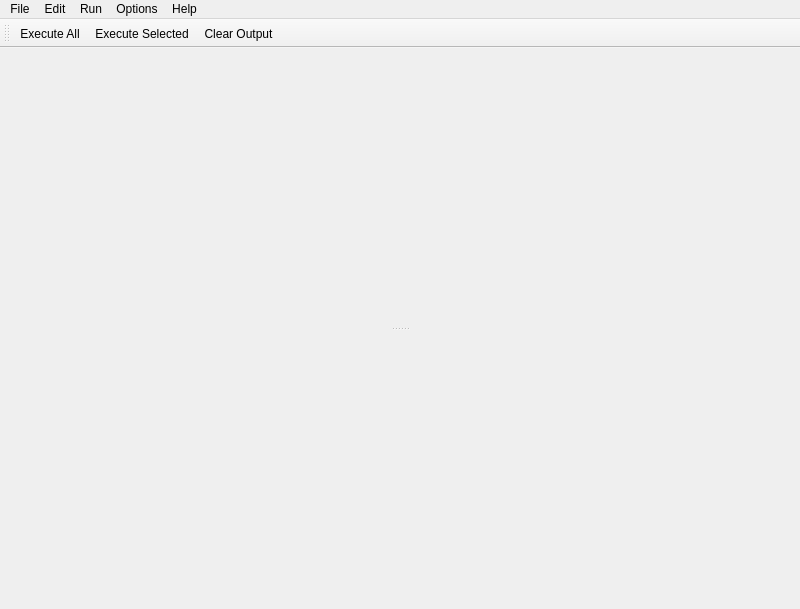
<?xml version="1.0" encoding="UTF-8"?>
<ui version="4.0">
 <class>scriptEditor</class>
 <widget class="QMainWindow" name="scriptEditor">
  <property name="geometry">
   <rect>
    <x>0</x>
    <y>0</y>
    <width>800</width>
    <height>609</height>
   </rect>
  </property>
  <property name="windowTitle">
   <string>MainWindow</string>
  </property>
  <widget class="QWidget" name="centralwidget">
   <layout class="QVBoxLayout" name="verticalLayout_2">
    <property name="spacing">
     <number>0</number>
    </property>
    <property name="margin">
     <number>0</number>
    </property>
    <item>
     <widget class="QFrame" name="frame_2">
      <property name="frameShape">
       <enum>QFrame::NoFrame</enum>
      </property>
      <property name="frameShadow">
       <enum>QFrame::Raised</enum>
      </property>
      <layout class="QVBoxLayout" name="verticalLayout">
       <property name="margin">
        <number>3</number>
       </property>
       <item>
        <widget class="QSplitter" name="splitter">
         <property name="orientation">
          <enum>Qt::Vertical</enum>
         </property>
         <widget class="QWidget" name="verticalLayoutWidget">
          <layout class="QVBoxLayout" name="out_ly"/>
         </widget>
         <widget class="QWidget" name="verticalLayoutWidget_2">
          <layout class="QVBoxLayout" name="in_ly"/>
         </widget>
        </widget>
       </item>
      </layout>
     </widget>
    </item>
   </layout>
  </widget>
  <widget class="QMenuBar" name="menubar">
   <property name="geometry">
    <rect>
     <x>0</x>
     <y>0</y>
     <width>800</width>
     <height>21</height>
    </rect>
   </property>
   <widget class="QMenu" name="file_menu">
    <property name="tearOffEnabled">
     <bool>true</bool>
    </property>
    <property name="title">
     <string>File</string>
    </property>
    <addaction name="saveSeccion_act"/>
    <addaction name="save_act"/>
    <addaction name="saveAs_act"/>
    <addaction name="load_act"/>
   </widget>
   <widget class="QMenu" name="help_menu">
    <property name="tearOffEnabled">
     <bool>true</bool>
    </property>
    <property name="title">
     <string>Help</string>
    </property>
    <addaction name="openManual_act"/>
    <addaction name="shortcuts_act"/>
    <addaction name="donate_act"/>
    <addaction name="separator"/>
    <addaction name="printHelp_act"/>
    <addaction name="about_act"/>
   </widget>
   <widget class="QMenu" name="tools_menu">
    <property name="tearOffEnabled">
     <bool>true</bool>
    </property>
    <property name="title">
     <string>Edit</string>
    </property>
    <addaction name="undo_act"/>
    <addaction name="redo_act"/>
    <addaction name="separator"/>
    <addaction name="copy_act"/>
    <addaction name="cut_act"/>
    <addaction name="paste_act"/>
    <addaction name="separator"/>
    <addaction name="tabToSpaces_act"/>
    <addaction name="moveLineUp_act"/>
    <addaction name="moveLineDown_act"/>
    <addaction name="comment_cat"/>
    <addaction name="add_quotes_act"/>
    <addaction name="separator"/>
    <addaction name="find_act"/>
    <addaction name="gotoLine_act"/>
   </widget>
   <widget class="QMenu" name="options_menu">
    <property name="tearOffEnabled">
     <bool>true</bool>
    </property>
    <property name="title">
     <string>Options</string>
    </property>
    <widget class="QMenu" name="theme_menu">
     <property name="tearOffEnabled">
      <bool>true</bool>
     </property>
     <property name="title">
      <string>Theme</string>
     </property>
     <addaction name="editTheme_act"/>
     <addaction name="separator"/>
    </widget>
    <addaction name="theme_menu"/>
    <addaction name="settingsFile_act"/>
   </widget>
   <widget class="QMenu" name="run_menu">
    <property name="tearOffEnabled">
     <bool>true</bool>
    </property>
    <property name="title">
     <string>Run</string>
    </property>
    <addaction name="execAll_act"/>
    <addaction name="execSel_act"/>
    <addaction name="clearHistory_act"/>
   </widget>
   <addaction name="file_menu"/>
   <addaction name="tools_menu"/>
   <addaction name="run_menu"/>
   <addaction name="options_menu"/>
   <addaction name="help_menu"/>
  </widget>
  <widget class="QToolBar" name="toolBar">
   <property name="windowTitle">
    <string>toolBar</string>
   </property>
   <attribute name="toolBarArea">
    <enum>TopToolBarArea</enum>
   </attribute>
   <attribute name="toolBarBreak">
    <bool>false</bool>
   </attribute>
   <addaction name="execAll_act"/>
   <addaction name="execSel_act"/>
   <addaction name="clearHistory_act"/>
  </widget>
  <action name="clearHistory_act">
   <property name="text">
    <string>Clear Output</string>
   </property>
  </action>
  <action name="save_act">
   <property name="text">
    <string>Save Script</string>
   </property>
  </action>
  <action name="saveAs_act">
   <property name="text">
    <string>Save script as</string>
   </property>
  </action>
  <action name="load_act">
   <property name="text">
    <string>Load Script</string>
   </property>
  </action>
  <action name="exit_act">
   <property name="text">
    <string>Exit</string>
   </property>
  </action>
  <action name="openManual_act">
   <property name="text">
    <string>Manual</string>
   </property>
  </action>
  <action name="quickHelp_act">
   <property name="text">
    <string>Quick Help</string>
   </property>
  </action>
  <action name="saveSeccion_act">
   <property name="text">
    <string>Save session</string>
   </property>
  </action>
  <action name="tabToSpaces_act">
   <property name="text">
    <string>Tab to spaces</string>
   </property>
  </action>
  <action name="spacesToTabs_act">
   <property name="text">
    <string>Spaces to tab</string>
   </property>
  </action>
  <action name="settingsFile_act">
   <property name="text">
    <string>Open Settings Folder</string>
   </property>
  </action>
  <action name="editTheme_act">
   <property name="text">
    <string>Edit ...</string>
   </property>
  </action>
  <action name="shortcuts_act">
   <property name="text">
    <string>Show Shortcuts</string>
   </property>
  </action>
  <action name="donate_act">
   <property name="text">
    <string>Donate</string>
   </property>
  </action>
  <action name="about_act">
   <property name="text">
    <string>About</string>
   </property>
  </action>
  <action name="execAll_act">
   <property name="text">
    <string>Execute All</string>
   </property>
  </action>
  <action name="execSel_act">
   <property name="text">
    <string>Execute Selected</string>
   </property>
  </action>
  <action name="copy_act">
   <property name="text">
    <string>Copy</string>
   </property>
  </action>
  <action name="cut_act">
   <property name="text">
    <string>Cut</string>
   </property>
  </action>
  <action name="paste_act">
   <property name="text">
    <string>Paste</string>
   </property>
  </action>
  <action name="find_act">
   <property name="text">
    <string>Find and Replace</string>
   </property>
  </action>
  <action name="gotoLine_act">
   <property name="text">
    <string>Go to line</string>
   </property>
  </action>
  <action name="undo_act">
   <property name="text">
    <string>Undo</string>
   </property>
  </action>
  <action name="redo_act">
   <property name="text">
    <string>Redo</string>
   </property>
  </action>
  <action name="printHelp_act">
   <property name="text">
    <string>Print Help</string>
   </property>
  </action>
  <action name="moveLineUp_act">
   <property name="text">
    <string>Move Line(s) Up</string>
   </property>
  </action>
  <action name="moveLineDown_act">
   <property name="text">
    <string>Move Line(s) Down</string>
   </property>
  </action>
  <action name="comment_cat">
   <property name="text">
    <string>Comment</string>
   </property>
  </action>
  <action name="add_quotes_act">
   <property name="text">
    <string>Add Quotes</string>
   </property>
  </action>
 </widget>
 <resources/>
 <connections/>
</ui>
